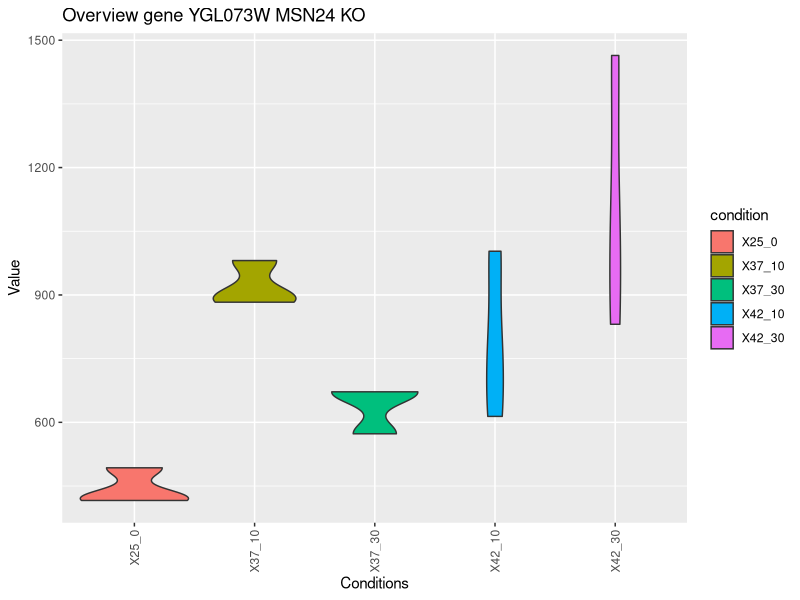
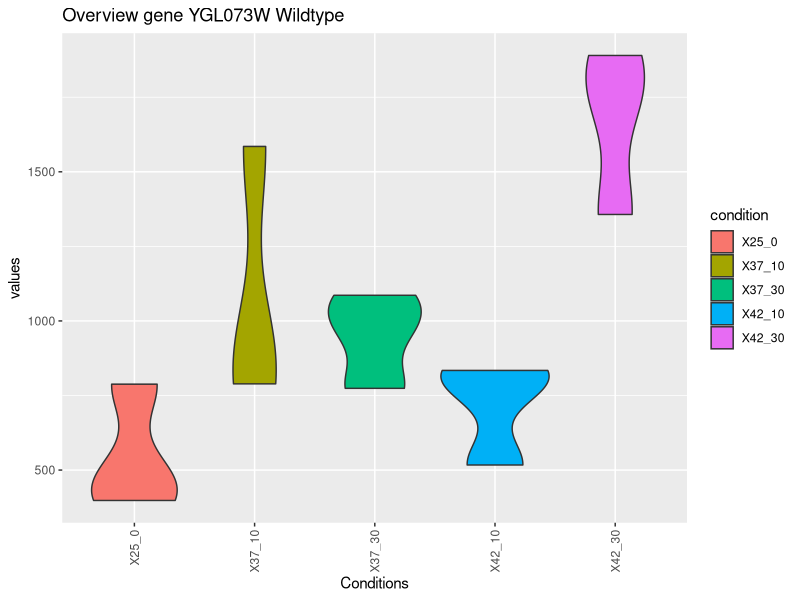
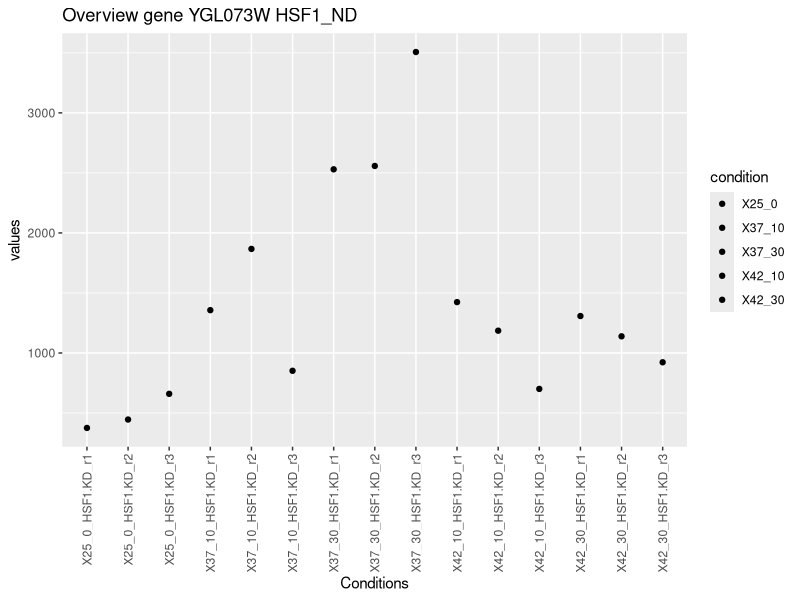
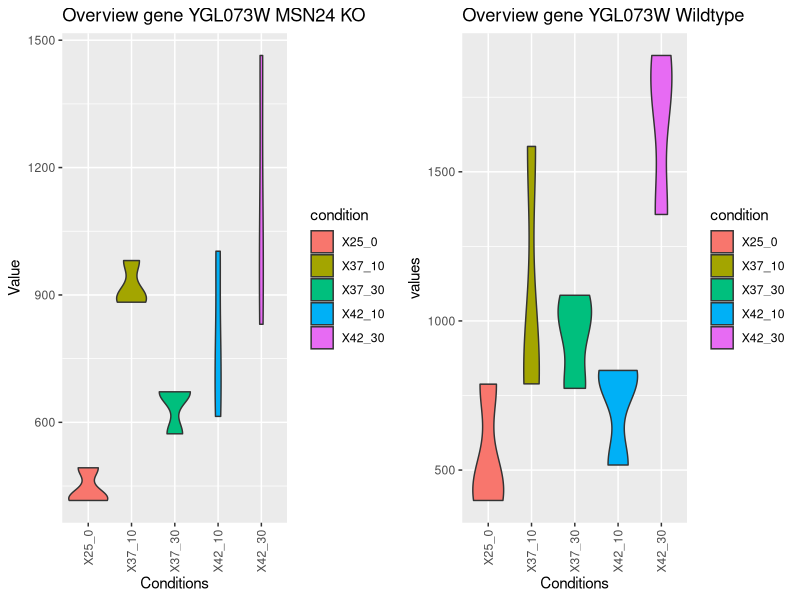

Recreate these plots in R, in order.
## ---- chunk 1
knitr::opts_chunk$set(echo = TRUE)
library(tidyverse)
heatshock <- read.delim("complex_yeast_heatshock.tsv")
## ---- chunk 2
HSF1 <- 
  heatshock %>% 
  filter(`gene_id` == "YGL073W")
HSF1_KO <- HSF1[, c(2,16,28,13,24,9,4,18,30,22,7,20,15,26,11)]
#HSF1_KO <- log(HSF1_KO) + 1
HSF1_KO <- rbind(HSF1_KO, colnames(HSF1_KO))
HSF1_KO <- data.frame(t(HSF1_KO), stringsAsFactors = F)
colnames(HSF1_KO) <- c( "values","conditions")
rownames(HSF1_KO) <- c(1:15)
HSF1_KO$values <- as.numeric(HSF1_KO$values)

condition <- c("X25_0","X25_0","X25_0","X37_10","X37_10","X37_10","X37_30","X37_30","X37_30","X42_10","X42_10","X42_10","X42_30","X42_30","X42_30")
g1 <- ggplot(HSF1_KO, aes(x = condition, y = values, fill = condition)) +
  geom_violin() +
  ggtitle("Overview gene YGL073W MSN24 KO") +
  xlab("Conditions") +
  ylab("Value") +
  theme(axis.text.x = element_text(angle = 90, vjust = 0.5, hjust = 1))
g1


HSF1_WT <- HSF1[, c(32,46,58, 43,54,39, 44,56,40, 34,47,60, 53,38,51)]
#HSF1_WT <- log(HSF1_WT) + 1
HSF1_WT <- rbind(HSF1_WT, colnames(HSF1_WT))
HSF1_WT <- data.frame(t(HSF1_WT), stringsAsFactors = F)
colnames(HSF1_WT) <- c( "values","conditions")
rownames(HSF1_WT) <- c(1:15)
HSF1_WT$values <- as.numeric(HSF1_WT$values)
g2 <- ggplot(HSF1_WT, aes(x = condition, y = values, fill = condition)) +
  geom_violin() +
  ggtitle("Overview gene YGL073W Wildtype") +
  xlab("Conditions") +
  ylab("values") +
  theme(axis.text.x = element_text(angle = 90, vjust = 0.5, hjust = 1))
g2

HSF1_ND <- 
  heatshock %>% 
  filter(`gene_id` == "YGL073W") %>%
  select(contains("HSF1.KD")) 
HSF1_ND <- HSF1_ND[, c(6,3,14, 1,12,9, 2,8,15, 11,4,10, 7,13,5)]
HSF1_ND <- rbind(HSF1_ND, colnames(HSF1_ND))
HSF1_ND <- data.frame(t(HSF1_ND), stringsAsFactors = F)
colnames(HSF1_ND) <- c( "values","conditions")
rownames(HSF1_ND) <- c(1:15)
HSF1_ND$values <- as.numeric(HSF1_ND$values)
g3 <- ggplot(HSF1_ND, aes(x = conditions, y = values, fill = condition)) +
  geom_point() +
  ggtitle("Overview gene YGL073W HSF1_ND") +
  xlab("Conditions") +
  ylab("values") +
  theme(axis.text.x = element_text(angle = 90, vjust = 0.5, hjust = 1))
g3


# Arrange the two violin plots side by side
library(gridExtra)
combined_plots <- grid.arrange(g1, g2, ncol = 2)
